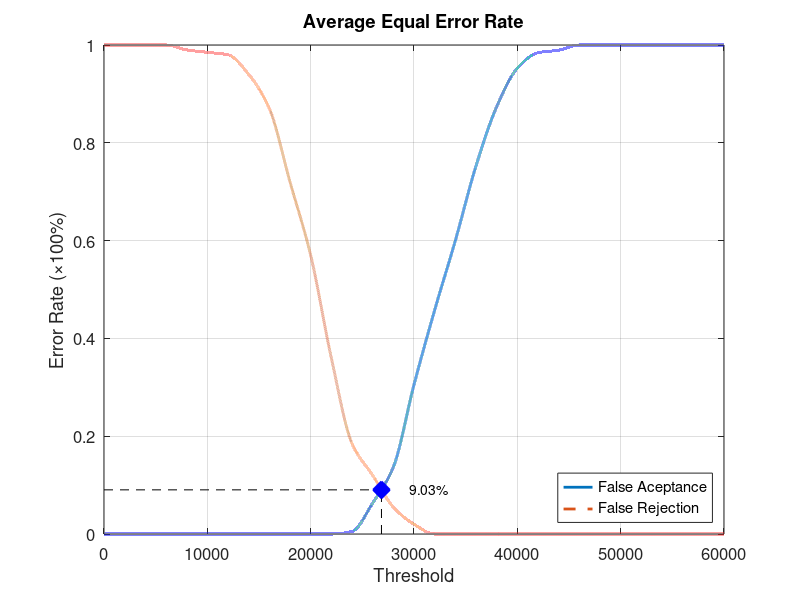
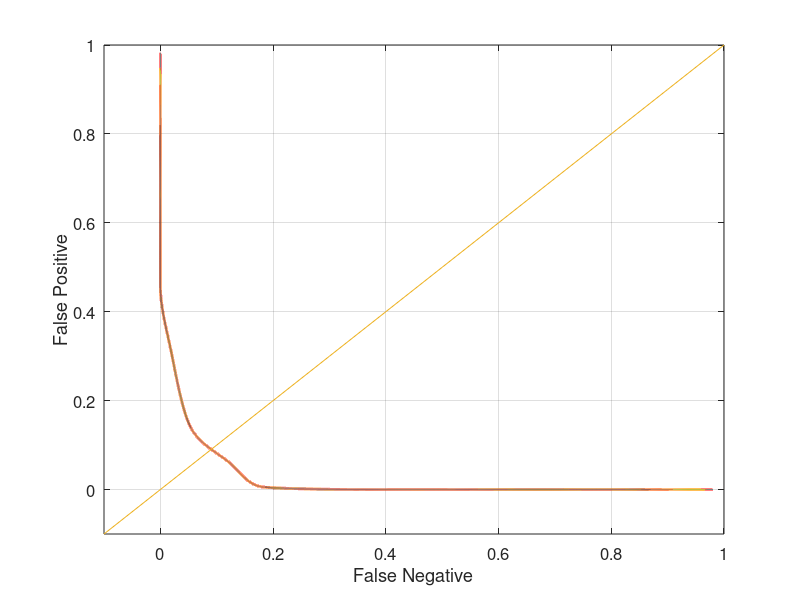

Recreate these plots in MATLAB, in order.
function yEER = Database5_2
close all;
clear;
clc;
x = 0:2000:60000;
xq = 0:0.5:60000;

y0 = [0 0 0 0 0 0 0 0 0 0 0 0 0.00526316 0.0631579 0.136842 0.305263 0.457895 0.6 0.752632 0.873684 0.952632 0.984211 0.989474 1 1 1 1 1 1 1 1];
yy0 = interp1(x, y0, xq, 'pchip');
y1 = [1 1 1 1 0.99 0.985 0.98 0.94 0.87 0.72 0.57 0.36 0.185 0.12 0.055 0.02 0 0 0 0 0 0 0 0 0 0 0 0 0 0 0];
yy1 = interp1(x, y1, xq, 'pchip');

% Calculating EER: 
y2 = abs(y0 - y1);
find(y2 == min(y2))
yy2 = abs(yy0 - yy1);
xEER = find(yy2 == min(yy2));
xEERIndex = xq(xEER) % X-axis EER
yEER = yy0(xEER) % Y-axis EER

main = figure
plot(xq, yy0,'-','LineWidth', 2);	hold on
plot(xq, yy1,'--','LineWidth', 2);	hold on
plot([xEERIndex xEERIndex], [0 yEER], 'k--');	hold on
plot([0 xEERIndex], [yEER yEER], 'k--');	hold on
plot(xEERIndex, yEER, 'bx', 'LineWidth', 10);	hold on
text(xEERIndex + 10 * xEERIndex / 100, yEER, [num2str(round((10000 * yEER)) / 100) '%'])
legend('False Aceptance', 'False Rejection', 'Location', 'SouthEast')
xlabel('Threshold')
ylabel('Error Rate (\times100%)')
title('Average Equal Error Rate')
set(gca, 'FontSize', 12)
axis([0 60000 0 1])
grid on

print(main, 'Database5_2Main', '-dpng');
FNRxFPR = figure('Color', [1 1 1]);
plot(yy1, yy0, '-', yy1, yy0, 'LineWidth', 2);
hold on
y = -0.1:0.1:1
plot(y, y); 
set(gca, 'FontSize', 12)
xlabel('False Negative')
ylabel('False Positive')
axis([-0.1 1 -0.1 1])
set(gca, 'FontSize', 12)
grid on

print(FNRxFPR, 'Database5_2FNRxFPR','-dpng');
end
